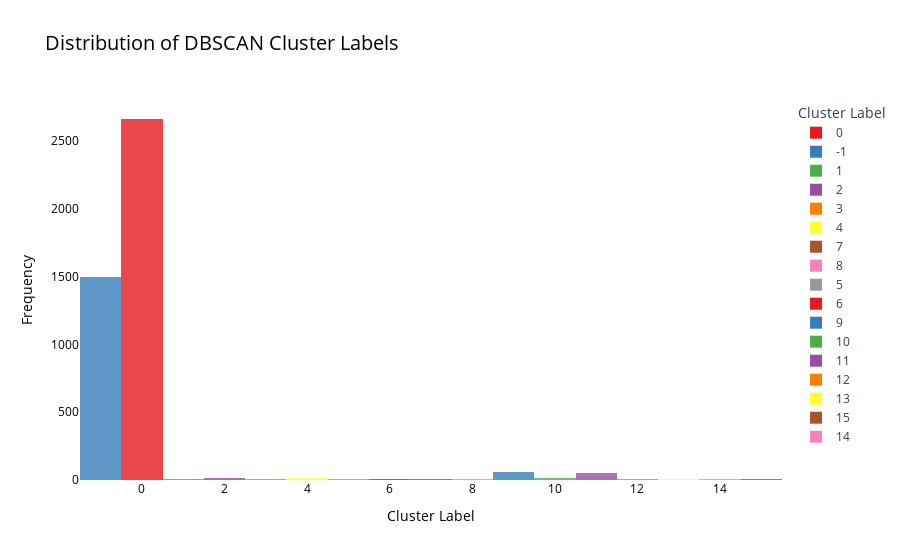

Notebook cell for this chart:
### Code cell
# histogram of DBSCAN cluster labels
histogram = px.histogram(DBSCAN_Cluster_df2, x="DBSCAN_Cluster", 
                          title="Distribution of DBSCAN Cluster Labels",
                          labels={'DBSCAN_Cluster': 'Cluster Label'},
                          color="DBSCAN_Cluster", 
                          color_discrete_sequence=px.colors.qualitative.Set1, 
                          opacity=0.8)
histogram.update_layout(
    title_font_size=20,
    xaxis_title='Cluster Label',
    yaxis_title='Frequency',
    title_font_color='black',
    xaxis_title_font=dict(size=14, color='black'),
    yaxis_title_font=dict(size=14, color='black'),
    xaxis=dict(tickfont=dict(size=12, color='black')),
    yaxis=dict(tickfont=dict(size=12, color='black')),
    plot_bgcolor='white',
    paper_bgcolor='white',
)
histogram.show()

### Figure 1 — Plotly figure (JSON) as saved in the notebook; plotly's stock layout.template omitted (floating-point values rounded to 4 significant figures; data arrays with more than 128 entries replaced by an {"elided": "..."} marker saying what was removed)
{"data": [{"alignmentgroup": "True", "bingroup": "x", "hovertemplate": "Cluster Label=%{x}<br>count=%{y}<extra></extra>", "legendgroup": "0", "marker": {"color": "rgb(228,26,28)", "opacity": 0.8, "pattern": {"shape": ""}}, "name": "0", "offsetgroup": "0", "orientation": "v", "showlegend": true, "type": "histogram", "x": {"elided": "2663 int values"}, "xaxis": "x", "yaxis": "y"}, {"alignmentgroup": "True", "bingroup": "x", "hovertemplate": "Cluster Label=%{x}<br>count=%{y}<extra></extra>", "legendgroup": "-1", "marker": {"color": "rgb(55,126,184)", "opacity": 0.8, "pattern": {"shape": ""}}, "name": "-1", "offsetgroup": "-1", "orientation": "v", "showlegend": true, "type": "histogram", "x": {"elided": "1494 int values"}, "xaxis": "x", "yaxis": "y"}, {"alignmentgroup": "True", "bingroup": "x", "hovertemplate": "Cluster Label=%{x}<br>count=%{y}<extra></extra>", "legendgroup": "1", "marker": {"color": "rgb(77,175,74)", "opacity": 0.8, "pattern": {"shape": ""}}, "name": "1", "offsetgroup": "1", "orientation": "v", "showlegend": true, "type": "histogram", "x": [1, 1, 1, 1, 1, 1, 1, 1, 1], "xaxis": "x", "yaxis": "y"}, {"alignmentgroup": "True", "bingroup": "x", "hovertemplate": "Cluster Label=%{x}<br>count=%{y}<extra></extra>", "legendgroup": "2", "marker": {"color": "rgb(152,78,163)", "opacity": 0.8, "pattern": {"shape": ""}}, "name": "2", "offsetgroup": "2", "orientation": "v", "showlegend": true, "type": "histogram", "x": [2, 2, 2, 2, 2, 2, 2, 2, 2, 2, 2, 2, 2, 2, 2, 2, 2, 2], "xaxis": "x", "yaxis": "y"}, {"alignmentgroup": "True", "bingroup": "x", "hovertemplate": "Cluster Label=%{x}<br>count=%{y}<extra></extra>", "legendgroup": "3", "marker": {"color": "rgb(255,127,0)", "opacity": 0.8, "pattern": {"shape": ""}}, "name": "3", "offsetgroup": "3", "orientation": "v", "showlegend": true, "type": "histogram", "x": [3, 3, 3, 3, 3, 3, 3], "xaxis": "x", "yaxis": "y"}, {"alignmentgroup": "True", "bingroup": "x", "hovertemplate": "Cluster Label=%{x}<br>count=%{y}<extra></extra>", "legendgroup": "4", "marker": {"color": "rgb(255,255,51)", "opacity": 0.8, "pattern": {"shape": ""}}, "name": "4", "offsetgroup": "4", "orientation": "v", "showlegend": true, "type": "histogram", "x": [4, 4, 4, 4, 4, 4, 4, 4, 4, 4, 4, 4, 4, 4], "xaxis": "x", "yaxis": "y"}, {"alignmentgroup": "True", "bingroup": "x", "hovertemplate": "Cluster Label=%{x}<br>count=%{y}<extra></extra>", "legendgroup": "7", "marker": {"color": "rgb(166,86,40)", "opacity": 0.8, "pattern": {"shape": ""}}, "name": "7", "offsetgroup": "7", "orientation": "v", "showlegend": true, "type": "histogram", "x": [7, 7, 7, 7, 7], "xaxis": "x", "yaxis": "y"}, {"alignmentgroup": "True", "bingroup": "x", "hovertemplate": "Cluster Label=%{x}<br>count=%{y}<extra></extra>", "legendgroup": "8", "marker": {"color": "rgb(247,129,191)", "opacity": 0.8, "pattern": {"shape": ""}}, "name": "8", "offsetgroup": "8", "orientation": "v", "showlegend": true, "type": "histogram", "x": [8, 8, 8, 8, 8], "xaxis": "x", "yaxis": "y"}, {"alignmentgroup": "True", "bingroup": "x", "hovertemplate": "Cluster Label=%{x}<br>count=%{y}<extra></extra>", "legendgroup": "5", "marker": {"color": "rgb(153,153,153)", "opacity": 0.8, "pattern": {"shape": ""}}, "name": "5", "offsetgroup": "5", "orientation": "v", "showlegend": true, "type": "histogram", "x": [5, 5, 5, 5, 5, 5, 5, 5], "xaxis": "x", "yaxis": "y"}, {"alignmentgroup": "True", "bingroup": "x", "hovertemplate": "Cluster Label=%{x}<br>count=%{y}<extra></extra>", "legendgroup": "6", "marker": {"color": "rgb(228,26,28)", "opacity": 0.8, "pattern": {"shape": ""}}, "name": "6", "offsetgroup": "6", "orientation": "v", "showlegend": true, "type": "histogram", "x": [6, 6, 6, 6, 6, 6, 6, 6, 6, 6], "xaxis": "x", "yaxis": "y"}, {"alignmentgroup": "True", "bingroup": "x", "hovertemplate": "Cluster Label=%{x}<br>count=%{y}<extra></extra>", "legendgroup": "9", "marker": {"color": "rgb(55,126,184)", "opacity": 0.8, "pattern": {"shape": ""}}, "name": "9", "offsetgroup": "9", "orientation": "v", "showlegend": true, "type": "histogram", "x": [9, 9, 9, 9, 9, 9, 9, 9, 9, 9, 9, 9, 9, 9, 9, 9, 9, 9, 9, 9, 9, 9, 9, 9, 9, 9, 9, 9, 9, 9, 9, 9, 9, 9, 9, 9, 9, 9, 9, 9, 9, 9, 9, 9, 9, 9, 9, 9, 9, 9, 9, 9, 9, 9, 9, 9, 9], "xaxis": "x", "yaxis": "y"}, {"alignmentgroup": "True", "bingroup": "x", "hovertemplate": "Cluster Label=%{x}<br>count=%{y}<extra></extra>", "legendgroup": "10", "marker": {"color": "rgb(77,175,74)", "opacity": 0.8, "pattern": {"shape": ""}}, "name": "10", "offsetgroup": "10", "orientation": "v", "showlegend": true, "type": "histogram", "x": [10, 10, 10, 10, 10, 10, 10, 10, 10, 10, 10, 10], "xaxis": "x", "yaxis": "y"}, {"alignmentgroup": "True", "bingroup": "x", "hovertemplate": "Cluster Label=%{x}<br>count=%{y}<extra></extra>", "legendgroup": "11", "marker": {"color": "rgb(152,78,163)", "opacity": 0.8, "pattern": {"shape": ""}}, "name": "11", "offsetgroup": "11", "orientation": "v", "showlegend": true, "type": "histogram", "x": [11, 11, 11, 11, 11, 11, 11, 11, 11, 11, 11, 11, 11, 11, 11, 11, 11, 11, 11, 11, 11, 11, 11, 11, 11, 11, 11, 11, 11, 11, 11, 11, 11, 11, 11, 11, 11, 11, 11, 11, 11, 11, 11, 11, 11, 11, 11, 11, 11, 11, 11, 11, 11, 11], "xaxis": "x", "yaxis": "y"}, {"alignmentgroup": "True", "bingroup": "x", "hovertemplate": "Cluster Label=%{x}<br>count=%{y}<extra></extra>", "legendgroup": "12", "marker": {"color": "rgb(255,127,0)", "opacity": 0.8, "pattern": {"shape": ""}}, "name": "12", "offsetgroup": "12", "orientation": "v", "showlegend": true, "type": "histogram", "x": [12, 12, 12, 12, 12, 12], "xaxis": "x", "yaxis": "y"}, {"alignmentgroup": "True", "bingroup": "x", "hovertemplate": "Cluster Label=%{x}<br>count=%{y}<extra></extra>", "legendgroup": "13", "marker": {"color": "rgb(255,255,51)", "opacity": 0.8, "pattern": {"shape": ""}}, "name": "13", "offsetgroup": "13", "orientation": "v", "showlegend": true, "type": "histogram", "x": [13, 13, 13, 13, 13, 13], "xaxis": "x", "yaxis": "y"}, {"alignmentgroup": "True", "bingroup": "x", "hovertemplate": "Cluster Label=%{x}<br>count=%{y}<extra></extra>", "legendgroup": "15", "marker": {"color": "rgb(166,86,40)", "opacity": 0.8, "pattern": {"shape": ""}}, "name": "15", "offsetgroup": "15", "orientation": "v", "showlegend": true, "type": "histogram", "x": [15, 15, 15, 15, 15], "xaxis": "x", "yaxis": "y"}, {"alignmentgroup": "True", "bingroup": "x", "hovertemplate": "Cluster Label=%{x}<br>count=%{y}<extra></extra>", "legendgroup": "14", "marker": {"color": "rgb(247,129,191)", "opacity": 0.8, "pattern": {"shape": ""}}, "name": "14", "offsetgroup": "14", "orientation": "v", "showlegend": true, "type": "histogram", "x": [14, 14, 14, 14, 14, 14, 14], "xaxis": "x", "yaxis": "y"}], "layout": {"barmode": "relative", "legend": {"title": {"text": "Cluster Label"}, "tracegroupgap": 0}, "paper_bgcolor": "white", "plot_bgcolor": "white", "title": {"font": {"color": "black", "size": 20}, "text": "Distribution of DBSCAN Cluster Labels"}, "xaxis": {"anchor": "y", "categoryarray": [0, -1, 1, 2, 3, 4, 7, 8, 5, 6, 9, 10, 11, 12, 13, 15, 14], "categoryorder": "array", "domain": [0, 1], "tickfont": {"color": "black", "size": 12}, "title": {"font": {"color": "black", "size": 14}, "text": "Cluster Label"}}, "yaxis": {"anchor": "x", "domain": [0, 1], "tickfont": {"color": "black", "size": 12}, "title": {"font": {"color": "black", "size": 14}, "text": "Frequency"}}}}
